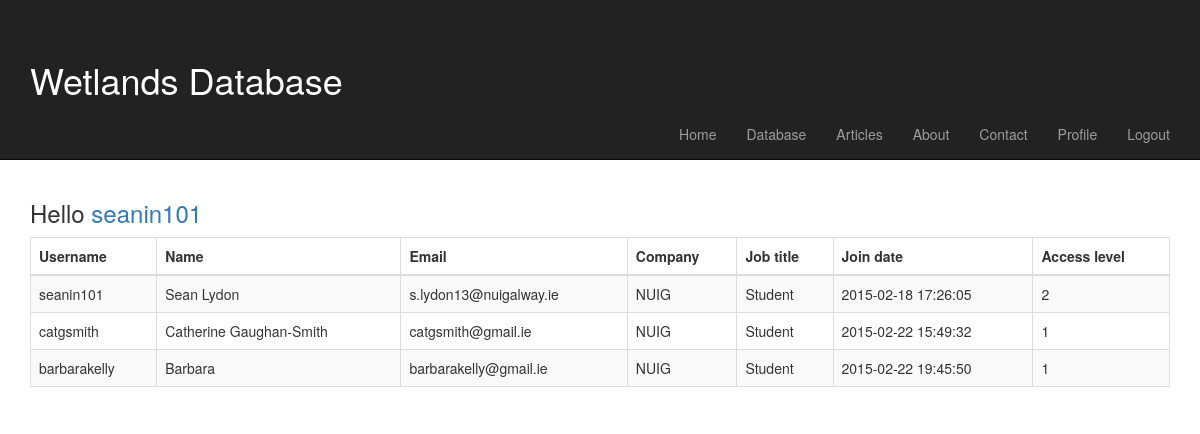
Screenshot of /maintainusers.php (signed in) with the database file from the repository.
### tables this page shows
CREATE TABLE IF NOT EXISTS `users` (
  `id` int(11) NOT NULL AUTO_INCREMENT,
  `username` varchar(20) NOT NULL,
  `password` varchar(64) NOT NULL,
  `salt` varbinary(32) NOT NULL DEFAULT '0',
  `email` varchar(100) NOT NULL,
  `name` varchar(50) NOT NULL,
  `company` varchar(32) NOT NULL,
  `job_title` varchar(32) NOT NULL,
  `joined` datetime NOT NULL,
  `group` int(11) NOT NULL,
  PRIMARY KEY (`id`),
  UNIQUE KEY `username` (`username`),
  UNIQUE KEY `email` (`email`),
  KEY `group` (`group`)
);

### classes/Config.php (called while the page is built)
<?php
class Config {
	public static function get($path = null) {
		if($path) {
			$config = $GLOBALS['config'];
			$path = explode('/', $path);
			foreach($path as $bit) {
				if(isset($config[$bit])) {
					$config = $config[$bit];
				}
			}
			return $config;
		}
		return false;
	}
}

### classes/DB.php (called while the page is built, shortened)
<?php
class DB {
	public static $instance = null;
	private 	$_pdo = null,
				$_query = null,
				$_error = false,
				$_results = null,
				$_count = 0,
				$_obj = true;
	private function __construct() {
		try {
			$this->_pdo = new PDO('mysql:host=' . Config::get('mysql/host') . ';dbname=' . Config::get('mysql/db'), Config::get('mysql/username'), Config::get('mysql/password'));
		} catch(PDOExeption $e) {
			die($e->getMessage());
		}
	}
	public static function getInstance() {
		if(!isset(self::$instance)) {
			self::$instance = new DB();
		}
		return self::$instance;
	}
	public function query($sql, $params = array()) {
		$this->_error = false;
		if($this->_query = $this->_pdo->prepare($sql)) {
			$x = 1;
			if(count($params)) {
				foreach($params as $param) {
					$this->_query->bindValue($x, $param);
					$x++;
				}
			}
			if($this->_query->execute()) {
				if($this->_obj) {
				  $this->_results = $this->_query->fetchAll(PDO::FETCH_OBJ);
				} else {
				  $this->_results = $this->_query->fetchAll(PDO::FETCH_ASSOC);
				}
				$this->_count = $this->_query->rowCount();
			} else {
				$this->_error = true;
			}
		}
		return $this;
	}
	public function get($table, $where, $obj = true) {
		$this->_obj = $obj;
		return $this->action('SELECT *', $table, $where);
	}
	public function action($action, $table, $where = array()) {
		if(count($where) === 3) {
			$operators = array('=', '>', '<', '>=', '<=');
			$field 		= $where[0];
			$operator 	= $where[1];
			$value 		= $where[2];
			if(in_array($operator, $operators)) {
				$sql = "{$action} FROM {$table} WHERE {$field} {$operator} ?";
				if(!$this->query($sql, array($value))->error()) {
					return $this;
				}
			}
			return false;
		}
	}
	public function results() {
		return $this->_results;
	}
	public function first() {
		return $this->_results[0];
	}
	public function count() {
		return $this->_count;
	}
	public function error() {
		return $this->_error;
	}
}

### classes/User.php (called while the page is built, shortened)
<?php
class User {
	private $_db,
			$_sessionName = null,
			$_cookieName = null,
			$_data = array(),
			$_isLoggedIn = false;
	public function __construct($user = null) {
		$this->_db = DB::getInstance();
		$this->_sessionName = Config::get('session/session_name');
		if(Session::exists($this->_sessionName) && !$user) {
			$user = Session::get($this->_sessionName);
			if($this->find($user)) {
				$this->_isLoggedIn = true;
			} else {
				$this->logout();
			}
		} else {
			$this->find($user);
		}
	}
	public function find($user = null) {
		if($user) {
			$field = (is_numeric($user)) ? 'id' : 'username';
			$data = $this->_db->get('users', array($field, '=', $user));
			if($data->count()) {
				$this->_data = $data->first();
				return true;
			}
		}
		return false;
	}
	public function hasPermission($key) {
		$group = $this->_db->query("SELECT * FROM groups WHERE id = ?", array($this->data()->group));
		if($group->count()) {
			$permissions = json_decode($group->first()->permissions, true);
			if($permissions[$key] === 1) {
				return true;
			}
		}
		return false;
	}
	public function isLoggedIn() {
		return $this->_isLoggedIn;
	}
	public function data() {
		return $this->_data;
	}
}

### classes/Session.php (called while the page is built, shortened)
<?php
class Session {
	public static function exists($name) {
		return (isset($_SESSION[$name])) ? true : false;
	}
	public static function get($name) {
		return $_SESSION[$name];
	}
}

### functions/sanitize.php (called while the page is built)
<?php
function escape($string) {
	return htmlentities($string, ENT_QUOTES, 'UTF-8');
}

### maintainusers.php (the view, shortened to what this page needs)
<?php
include 'includes/overall/header.php';
$user = new User();
if($user->hasPermission('admin')) {
	$member = DB::getInstance()->query('SELECT * FROM users');
?>
<div class="container">
    <div class="table-responsive">
                                      <table class="table table-bordered table-hover table-striped">
                                            <thead>
                                                <tr>
                                                    <th>Username</th>
                                                    <th>Name</th>
                                                    <th>Email</th>
													<th>Company</th>
													<th>Job title</th>
													<th>Join date</th>
													<th>Access level</th>
                                                </tr>
                                            </thead>
                                            <tbody>
                                                <?php foreach($member->results() as $member) {
												echo '<tr><td>', $member->username, '</td>', '<td>', $member->name,'</td>', '<td>', $member->email, '</td>', '<td>', $member->company, '</td>','<td>', $member->job_title, '</td>','<td>', $member->joined, '</td>','<td>', $member->group, '</td>','</tr>';
												}?>
												</tbody>
                                        </table>
                                    </div>
                                </div>
<?php
}?>

### includes/overall/header.php
<!doctype html>
<html>
<?php include 'includes/head.php'; ?>
<body>
	<?php include 'includes/header.php'; ?>

### includes/head.php (shortened to what this page needs)
<head>
	<link href = "css/bootstrap.min.css" rel = "stylesheet">
	<link href = "css/styles.css" rel = "stylesheet">
</head>

### includes/header.php (shortened to what this page needs)
<?php
require_once 'core/init.php';
$isLoggedIn = false;
if(Session::exists(Config::get('session/session_name'))) {
	$user = new User();
	if($user->isLoggedIn()) {
		$isLoggedIn = true;
	}
}
?>
<header>
		<div class = "navbar navbar-inverse navbar-static-top">
			<div class = "container">
				<h1><br>Wetlands Database</h1>
				<div class = "collapse navbar-collapse navHeaderCollapse">
					<ul class = "nav navbar-nav navbar-right">
						<li><a href = "index.php">Home</a></li>
						<li><a href = "database.php">Database</a></li>
						<li><a href = "articles.php">Articles</a></li>
						<li><a href = "about.php">About</a></li>
						<li><a href = "contact.php">Contact</a></li>
						<li><a href = "profile.php">Profile</a></li>
						<?php if(!$isLoggedIn) { ?>
						<li><a href = "login.php">Login</a></li>
						<?php } else {?>
						<li><a href = "logout.php">Logout</a></li>
						<?php } ?>
					</ul>
				</div>
			</div>
		</div>
</header>
<?php if($isLoggedIn) { ?>	<div class="container"><h3>Hello <a href="#"><?php echo escape($user->data()->username); ?></a></h3></div><?php }?>

### css/styles.css (style rules this page uses)
h1 { color: white; }

### rows the page displays
users: username "seanin101", name "Sean Lydon", email "s.lydon13@nuigalway.ie", company "NUIG", job_title "Student", joined "2015-02-18 17:26:05", group "2"
users: username "catgsmith", name "Catherine Gaughan-Smith", email "catgsmith@gmail.ie", company "NUIG", job_title "Student", joined "2015-02-22 15:49:32", group "1"
users: username "barbarakelly", name "Barbara", email "barbarakelly@gmail.ie", company "NUIG", job_title "Student", joined "2015-02-22 19:45:50", group "1"
